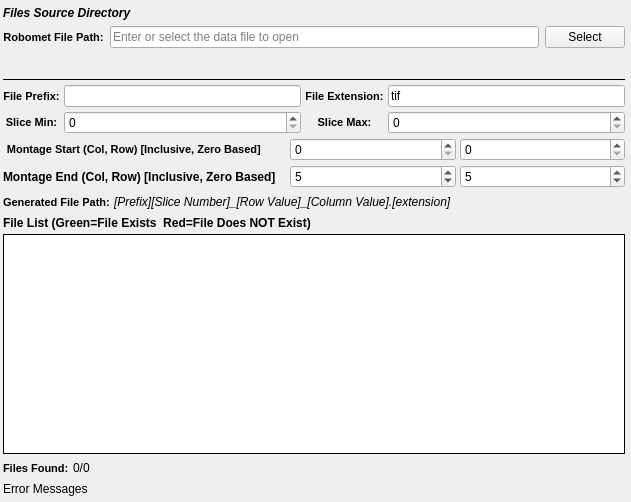
<?xml version="1.0" encoding="UTF-8"?>
<ui version="4.0">
 <class>RobometListWidget</class>
 <widget class="QWidget" name="RobometListWidget">
  <property name="geometry">
   <rect>
    <x>0</x>
    <y>0</y>
    <width>631</width>
    <height>502</height>
   </rect>
  </property>
  <property name="windowTitle">
   <string/>
  </property>
  <layout class="QVBoxLayout" name="verticalLayout">
   <property name="spacing">
    <number>4</number>
   </property>
   <property name="leftMargin">
    <number>3</number>
   </property>
   <property name="topMargin">
    <number>0</number>
   </property>
   <property name="rightMargin">
    <number>6</number>
   </property>
   <property name="bottomMargin">
    <number>6</number>
   </property>
   <item>
    <layout class="QGridLayout" name="widgetLayout">
     <property name="topMargin">
      <number>6</number>
     </property>
     <property name="bottomMargin">
      <number>6</number>
     </property>
     <property name="spacing">
      <number>6</number>
     </property>
     <item row="0" column="0" colspan="3">
      <widget class="QLabel" name="label_5">
       <property name="styleSheet">
        <string notr="true">QLabel 
{
	font-style: italic;font-weight: bold;
font-size: 12px;
}</string>
       </property>
       <property name="text">
        <string>Files Source Directory</string>
       </property>
      </widget>
     </item>
     <item row="1" column="0">
      <widget class="QLabel" name="label_29">
       <property name="toolTip">
        <string>The directory that contains the .ang or .ctf files</string>
       </property>
       <property name="styleSheet">
        <string notr="true">QLabel {
font-weight: bold;
font-size: 11px;
}</string>
       </property>
       <property name="text">
        <string>Robomet File Path:</string>
       </property>
       <property name="alignment">
        <set>Qt::AlignCenter</set>
       </property>
      </widget>
     </item>
     <item row="1" column="1">
      <widget class="QtSLineEdit" name="inputDir">
       <property name="placeholderText">
        <string>Enter or select the data file to open</string>
       </property>
      </widget>
     </item>
     <item row="1" column="2">
      <widget class="QPushButton" name="inputDirBtn">
       <property name="text">
        <string>Select</string>
       </property>
      </widget>
     </item>
     <item row="2" column="1">
      <widget class="SVSmallLabel" name="absPathLabel">
       <property name="font">
        <font>
         <weight>50</weight>
         <italic>false</italic>
         <bold>false</bold>
        </font>
       </property>
       <property name="text">
        <string/>
       </property>
       <property name="wordWrap">
        <bool>true</bool>
       </property>
       <property name="textInteractionFlags">
        <set>Qt::LinksAccessibleByMouse|Qt::TextSelectableByKeyboard|Qt::TextSelectableByMouse</set>
       </property>
      </widget>
     </item>
    </layout>
   </item>
   <item>
    <widget class="Line" name="line_9">
     <property name="frameShadow">
      <enum>QFrame::Plain</enum>
     </property>
     <property name="orientation">
      <enum>Qt::Horizontal</enum>
     </property>
    </widget>
   </item>
   <item>
    <layout class="QGridLayout" name="gridLayout_20">
     <item row="3" column="1">
      <widget class="QSpinBox" name="montageStartCol"/>
     </item>
     <item row="4" column="1">
      <widget class="SVSpinBox" name="montageEndCol">
       <property name="toolTip">
        <string>The number of digits to allow for the slice index.</string>
       </property>
       <property name="minimum">
        <number>1</number>
       </property>
       <property name="value">
        <number>5</number>
       </property>
      </widget>
     </item>
     <item row="4" column="2">
      <widget class="SVSpinBox" name="montageEndRow">
       <property name="toolTip">
        <string>The number of digits to allow for the slice index.</string>
       </property>
       <property name="minimum">
        <number>1</number>
       </property>
       <property name="value">
        <number>5</number>
       </property>
      </widget>
     </item>
     <item row="3" column="2">
      <widget class="QSpinBox" name="montageStartRow"/>
     </item>
     <item row="3" column="0">
      <widget class="QLabel" name="label_24">
       <property name="styleSheet">
        <string notr="true">QLabel {
font-weight: bold;
font-size: 11px;
}</string>
       </property>
       <property name="text">
        <string>Montage Start (Col, Row) [Inclusive, Zero Based]       </string>
       </property>
       <property name="alignment">
        <set>Qt::AlignCenter</set>
       </property>
      </widget>
     </item>
     <item row="4" column="0">
      <widget class="QLabel" name="label">
       <property name="font">
        <font>
         <weight>75</weight>
         <bold>true</bold>
        </font>
       </property>
       <property name="text">
        <string>Montage End (Col, Row) [Inclusive, Zero Based]   </string>
       </property>
      </widget>
     </item>
     <item row="0" column="0" colspan="3">
      <layout class="QGridLayout" name="gridLayout">
       <item row="2" column="2">
        <widget class="SVSpinBox" name="sliceMin">
         <property name="minimumSize">
          <size>
           <width>75</width>
           <height>0</height>
          </size>
         </property>
         <property name="toolTip">
          <string>Which file index to start the import at.</string>
         </property>
         <property name="minimum">
          <number>0</number>
         </property>
         <property name="maximum">
          <number>1000000</number>
         </property>
         <property name="value">
          <number>0</number>
         </property>
        </widget>
       </item>
       <item row="1" column="1">
        <widget class="QLabel" name="label_32">
         <property name="styleSheet">
          <string notr="true">QLabel {
font-weight: bold;
font-size: 11px;
}</string>
         </property>
         <property name="text">
          <string>File Prefix:</string>
         </property>
         <property name="alignment">
          <set>Qt::AlignCenter</set>
         </property>
        </widget>
       </item>
       <item row="1" column="3">
        <widget class="QLabel" name="label_56">
         <property name="styleSheet">
          <string notr="true">QLabel {
font-weight: bold;
font-size: 11px;
}</string>
         </property>
         <property name="text">
          <string>File Extension:</string>
         </property>
         <property name="alignment">
          <set>Qt::AlignCenter</set>
         </property>
        </widget>
       </item>
       <item row="1" column="2">
        <widget class="SVLineEdit" name="filePrefix">
         <property name="toolTip">
          <string>The front part of the input file name</string>
         </property>
         <property name="text">
          <string/>
         </property>
        </widget>
       </item>
       <item row="2" column="1">
        <widget class="QLabel" name="label_52">
         <property name="styleSheet">
          <string notr="true">QLabel {
font-weight: bold;
font-size: 11px;
}</string>
         </property>
         <property name="text">
          <string>Slice Min:</string>
         </property>
         <property name="alignment">
          <set>Qt::AlignCenter</set>
         </property>
        </widget>
       </item>
       <item row="1" column="4">
        <widget class="SVLineEdit" name="fileExt">
         <property name="toolTip">
          <string>The file extension of the input files</string>
         </property>
         <property name="text">
          <string>tif</string>
         </property>
        </widget>
       </item>
       <item row="2" column="3">
        <widget class="QLabel" name="label_53">
         <property name="styleSheet">
          <string notr="true">QLabel {
font-weight: bold;
font-size: 11px;
}</string>
         </property>
         <property name="text">
          <string>Slice Max:</string>
         </property>
         <property name="alignment">
          <set>Qt::AlignCenter</set>
         </property>
        </widget>
       </item>
       <item row="2" column="4">
        <widget class="SVSpinBox" name="sliceMax">
         <property name="minimumSize">
          <size>
           <width>75</width>
           <height>0</height>
          </size>
         </property>
         <property name="toolTip">
          <string>Which file index to start the import at.</string>
         </property>
         <property name="minimum">
          <number>0</number>
         </property>
         <property name="maximum">
          <number>1000000</number>
         </property>
         <property name="value">
          <number>0</number>
         </property>
        </widget>
       </item>
      </layout>
     </item>
    </layout>
   </item>
   <item>
    <layout class="QHBoxLayout" name="_6">
     <item>
      <widget class="QLabel" name="label_17">
       <property name="styleSheet">
        <string notr="true">QLabel {
font-weight: bold;
font-size: 11px;
}</string>
       </property>
       <property name="text">
        <string>Generated File Path:</string>
       </property>
      </widget>
     </item>
     <item>
      <widget class="QLabel" name="generatedFileNameExample">
       <property name="font">
        <font>
         <italic>true</italic>
        </font>
       </property>
       <property name="text">
        <string>[Prefix][Slice Number]_[Row Value]_[Column Value].[extension]</string>
       </property>
      </widget>
     </item>
     <item>
      <spacer name="horizontalSpacer_25">
       <property name="orientation">
        <enum>Qt::Horizontal</enum>
       </property>
       <property name="sizeHint" stdset="0">
        <size>
         <width>40</width>
         <height>20</height>
        </size>
       </property>
      </spacer>
     </item>
    </layout>
   </item>
   <item>
    <widget class="QLabel" name="label_57">
     <property name="font">
      <font>
       <weight>75</weight>
       <italic>false</italic>
       <bold>true</bold>
      </font>
     </property>
     <property name="text">
      <string>File List (Green=File Exists  Red=File Does NOT Exist)</string>
     </property>
    </widget>
   </item>
   <item>
    <widget class="QListWidget" name="fileListView">
     <property name="sizePolicy">
      <sizepolicy hsizetype="Expanding" vsizetype="MinimumExpanding">
       <horstretch>0</horstretch>
       <verstretch>0</verstretch>
      </sizepolicy>
     </property>
     <property name="toolTip">
      <string>The list of files that will be imported in the order they will be imported into the HDF5 Ebsd File</string>
     </property>
     <property name="frameShape">
      <enum>QFrame::Box</enum>
     </property>
     <property name="frameShadow">
      <enum>QFrame::Plain</enum>
     </property>
    </widget>
   </item>
   <item>
    <layout class="QHBoxLayout" name="horizontalLayout">
     <property name="bottomMargin">
      <number>0</number>
     </property>
     <item>
      <widget class="QLabel" name="label_47">
       <property name="styleSheet">
        <string notr="true">QLabel {
font-weight: bold;
font-size: 11px;
}</string>
       </property>
       <property name="text">
        <string>Files Found:</string>
       </property>
       <property name="alignment">
        <set>Qt::AlignLeading|Qt::AlignLeft|Qt::AlignVCenter</set>
       </property>
      </widget>
     </item>
     <item>
      <widget class="QLabel" name="totalFilesFound">
       <property name="text">
        <string>0/0</string>
       </property>
      </widget>
     </item>
     <item>
      <spacer name="horizontalSpacer">
       <property name="orientation">
        <enum>Qt::Horizontal</enum>
       </property>
       <property name="sizeHint" stdset="0">
        <size>
         <width>40</width>
         <height>20</height>
        </size>
       </property>
      </spacer>
     </item>
    </layout>
   </item>
   <item>
    <widget class="QLabel" name="errorMessage">
     <property name="text">
      <string>Error Messages</string>
     </property>
    </widget>
   </item>
  </layout>
 </widget>
 <customwidgets>
  <customwidget>
   <class>QtSLineEdit</class>
   <extends>QLineEdit</extends>
   <header location="global">QtSLineEdit.h</header>
  </customwidget>
  <customwidget>
   <class>SVSmallLabel</class>
   <extends>QLabel</extends>
   <header location="global">SVControlWidgets.h</header>
  </customwidget>
  <customwidget>
   <class>SVSpinBox</class>
   <extends>QSpinBox</extends>
   <header location="global">SVControlWidgets.h</header>
  </customwidget>
  <customwidget>
   <class>SVLineEdit</class>
   <extends>QLineEdit</extends>
   <header location="global">SVControlWidgets.h</header>
  </customwidget>
 </customwidgets>
 <resources/>
 <connections/>
</ui>
